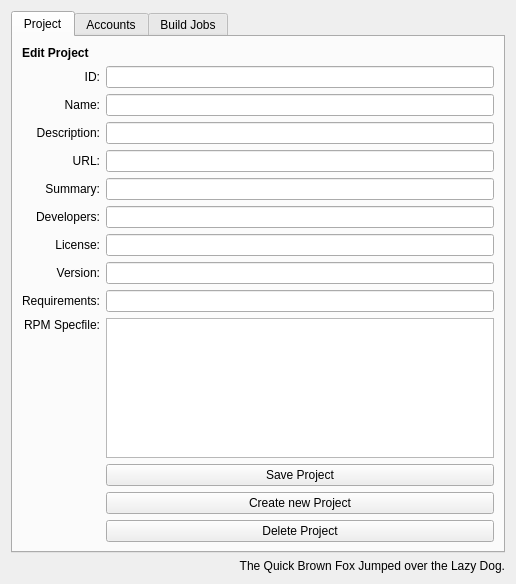
<?xml version="1.0" encoding="UTF-8"?>
<ui version="4.0">
 <class>EditProject</class>
 <widget class="QWidget" name="EditProject">
  <property name="geometry">
   <rect>
    <x>0</x>
    <y>0</y>
    <width>516</width>
    <height>584</height>
   </rect>
  </property>
  <property name="windowTitle">
   <string>Form</string>
  </property>
  <layout class="QVBoxLayout" name="verticalLayout">
   <item>
    <widget class="QTabWidget" name="tabWidget">
     <property name="currentIndex">
      <number>0</number>
     </property>
     <widget class="QWidget" name="tab">
      <attribute name="title">
       <string>Project</string>
      </attribute>
      <layout class="QGridLayout" name="gridLayout">
       <item row="0" column="0">
        <widget class="QLabel" name="label_8">
         <property name="text">
          <string>&lt;b&gt;Edit Project&lt;/b&gt;</string>
         </property>
        </widget>
       </item>
       <item row="1" column="0">
        <widget class="QLabel" name="label_10">
         <property name="text">
          <string>ID:</string>
         </property>
         <property name="alignment">
          <set>Qt::AlignRight|Qt::AlignTrailing|Qt::AlignVCenter</set>
         </property>
        </widget>
       </item>
       <item row="1" column="1">
        <widget class="QLineEdit" name="id"/>
       </item>
       <item row="2" column="0">
        <widget class="QLabel" name="label">
         <property name="text">
          <string>Name:</string>
         </property>
         <property name="alignment">
          <set>Qt::AlignRight|Qt::AlignTrailing|Qt::AlignVCenter</set>
         </property>
        </widget>
       </item>
       <item row="2" column="1">
        <widget class="QLineEdit" name="name"/>
       </item>
       <item row="3" column="0">
        <widget class="QLabel" name="label_2">
         <property name="text">
          <string>Description:</string>
         </property>
         <property name="alignment">
          <set>Qt::AlignRight|Qt::AlignTrailing|Qt::AlignVCenter</set>
         </property>
        </widget>
       </item>
       <item row="3" column="1">
        <widget class="QLineEdit" name="description"/>
       </item>
       <item row="4" column="0">
        <widget class="QLabel" name="label_11">
         <property name="text">
          <string>URL:</string>
         </property>
         <property name="alignment">
          <set>Qt::AlignRight|Qt::AlignTrailing|Qt::AlignVCenter</set>
         </property>
        </widget>
       </item>
       <item row="4" column="1">
        <widget class="QLineEdit" name="url"/>
       </item>
       <item row="5" column="0">
        <widget class="QLabel" name="label_3">
         <property name="text">
          <string>Summary:</string>
         </property>
         <property name="alignment">
          <set>Qt::AlignRight|Qt::AlignTrailing|Qt::AlignVCenter</set>
         </property>
        </widget>
       </item>
       <item row="5" column="1">
        <widget class="QLineEdit" name="summary"/>
       </item>
       <item row="6" column="0">
        <widget class="QLabel" name="label_4">
         <property name="text">
          <string>Developers:</string>
         </property>
         <property name="alignment">
          <set>Qt::AlignRight|Qt::AlignTrailing|Qt::AlignVCenter</set>
         </property>
        </widget>
       </item>
       <item row="6" column="1">
        <widget class="QLineEdit" name="developers"/>
       </item>
       <item row="7" column="0">
        <widget class="QLabel" name="label_5">
         <property name="text">
          <string>License:</string>
         </property>
         <property name="alignment">
          <set>Qt::AlignRight|Qt::AlignTrailing|Qt::AlignVCenter</set>
         </property>
        </widget>
       </item>
       <item row="7" column="1">
        <widget class="QLineEdit" name="license"/>
       </item>
       <item row="8" column="0">
        <widget class="QLabel" name="label_6">
         <property name="text">
          <string>Version:</string>
         </property>
         <property name="alignment">
          <set>Qt::AlignRight|Qt::AlignTrailing|Qt::AlignVCenter</set>
         </property>
        </widget>
       </item>
       <item row="8" column="1">
        <widget class="QLineEdit" name="version"/>
       </item>
       <item row="9" column="0">
        <widget class="QLabel" name="label_7">
         <property name="text">
          <string>Requirements:</string>
         </property>
         <property name="alignment">
          <set>Qt::AlignRight|Qt::AlignTrailing|Qt::AlignVCenter</set>
         </property>
        </widget>
       </item>
       <item row="9" column="1">
        <widget class="QLineEdit" name="requirements"/>
       </item>
       <item row="10" column="0">
        <widget class="QLabel" name="label_12">
         <property name="text">
          <string>RPM Specfile:</string>
         </property>
         <property name="alignment">
          <set>Qt::AlignRight|Qt::AlignTop|Qt::AlignTrailing</set>
         </property>
        </widget>
       </item>
       <item row="10" column="1">
        <widget class="QTextEdit" name="specFile"/>
       </item>
       <item row="11" column="1">
        <widget class="QPushButton" name="save">
         <property name="text">
          <string>Save Project</string>
         </property>
        </widget>
       </item>
       <item row="12" column="1">
        <widget class="QPushButton" name="create">
         <property name="text">
          <string>Create new Project</string>
         </property>
        </widget>
       </item>
       <item row="13" column="1">
        <widget class="QPushButton" name="deleteProject">
         <property name="text">
          <string>Delete Project</string>
         </property>
        </widget>
       </item>
       <item row="14" column="1">
        <spacer name="verticalSpacer">
         <property name="orientation">
          <enum>Qt::Vertical</enum>
         </property>
         <property name="sizeHint" stdset="0">
          <size>
           <width>265</width>
           <height>9</height>
          </size>
         </property>
        </spacer>
       </item>
      </layout>
     </widget>
     <widget class="QWidget" name="tab_3">
      <attribute name="title">
       <string>Accounts</string>
      </attribute>
      <layout class="QGridLayout" name="gridLayout_7">
       <item row="0" column="0" colspan="3">
        <layout class="QGridLayout" name="gridLayout_4">
         <item row="0" column="0" rowspan="2">
          <widget class="QListWidget" name="accounts"/>
         </item>
         <item row="0" column="1">
          <widget class="QPushButton" name="deleteAccount">
           <property name="text">
            <string>PushButton</string>
           </property>
          </widget>
         </item>
         <item row="1" column="1">
          <spacer name="verticalSpacer_2">
           <property name="orientation">
            <enum>Qt::Vertical</enum>
           </property>
           <property name="sizeHint" stdset="0">
            <size>
             <width>20</width>
             <height>40</height>
            </size>
           </property>
          </spacer>
         </item>
        </layout>
       </item>
       <item row="3" column="1">
        <widget class="QComboBox" name="accountsServers"/>
       </item>
       <item row="4" column="1">
        <widget class="QLineEdit" name="username"/>
       </item>
       <item row="5" column="1">
        <widget class="QLineEdit" name="password">
         <property name="frame">
          <bool>true</bool>
         </property>
        </widget>
       </item>
       <item row="4" column="0">
        <widget class="QLabel" name="label_16">
         <property name="text">
          <string>Username:</string>
         </property>
         <property name="alignment">
          <set>Qt::AlignRight|Qt::AlignTrailing|Qt::AlignVCenter</set>
         </property>
        </widget>
       </item>
       <item row="5" column="0">
        <widget class="QLabel" name="label_17">
         <property name="text">
          <string>Password:</string>
         </property>
         <property name="alignment">
          <set>Qt::AlignRight|Qt::AlignTrailing|Qt::AlignVCenter</set>
         </property>
        </widget>
       </item>
       <item row="4" column="2">
        <widget class="QPushButton" name="saveAccount">
         <property name="text">
          <string>Save</string>
         </property>
        </widget>
       </item>
       <item row="5" column="2">
        <widget class="QPushButton" name="createAccount">
         <property name="text">
          <string>Create</string>
         </property>
        </widget>
       </item>
      </layout>
     </widget>
     <widget class="QWidget" name="tab_2">
      <attribute name="title">
       <string>Build Jobs</string>
      </attribute>
      <layout class="QGridLayout" name="gridLayout_2">
       <item row="0" column="0" colspan="2">
        <widget class="QLabel" name="label_9">
         <property name="text">
          <string>&lt;b&gt;Build Services&lt;/b&gt;</string>
         </property>
        </widget>
       </item>
       <item row="1" column="0" colspan="3">
        <widget class="QListWidget" name="buildServices"/>
       </item>
       <item row="2" column="0">
        <widget class="QLabel" name="label_13">
         <property name="text">
          <string>Project:</string>
         </property>
         <property name="alignment">
          <set>Qt::AlignRight|Qt::AlignTrailing|Qt::AlignVCenter</set>
         </property>
        </widget>
       </item>
       <item row="2" column="1" colspan="2">
        <widget class="QComboBox" name="projects"/>
       </item>
       <item row="3" column="0">
        <widget class="QLabel" name="label_14">
         <property name="text">
          <string>Target:</string>
         </property>
         <property name="alignment">
          <set>Qt::AlignRight|Qt::AlignTrailing|Qt::AlignVCenter</set>
         </property>
        </widget>
       </item>
       <item row="3" column="1" colspan="2">
        <widget class="QComboBox" name="targets"/>
       </item>
       <item row="4" column="2">
        <widget class="QPushButton" name="build">
         <property name="text">
          <string>Build</string>
         </property>
        </widget>
       </item>
       <item row="5" column="0" colspan="3">
        <widget class="Line" name="line">
         <property name="orientation">
          <enum>Qt::Horizontal</enum>
         </property>
        </widget>
       </item>
       <item row="6" column="0">
        <widget class="QLabel" name="label_15">
         <property name="text">
          <string>&lt;b&gt;Build Jobs&lt;/b&gt;</string>
         </property>
        </widget>
       </item>
       <item row="7" column="0" colspan="3">
        <widget class="QListWidget" name="buildServiceJobs"/>
       </item>
       <item row="8" column="0" colspan="2">
        <widget class="QPushButton" name="updateJob">
         <property name="text">
          <string>Update</string>
         </property>
        </widget>
       </item>
       <item row="8" column="2">
        <widget class="QPushButton" name="cancelJob">
         <property name="text">
          <string>Cancel</string>
         </property>
        </widget>
       </item>
      </layout>
     </widget>
    </widget>
   </item>
   <item>
    <widget class="QLabel" name="status">
     <property name="text">
      <string>The Quick Brown Fox Jumped over the Lazy Dog.</string>
     </property>
     <property name="alignment">
      <set>Qt::AlignRight|Qt::AlignTrailing|Qt::AlignVCenter</set>
     </property>
     <property name="wordWrap">
      <bool>true</bool>
     </property>
    </widget>
   </item>
  </layout>
 </widget>
 <resources/>
 <connections/>
</ui>
